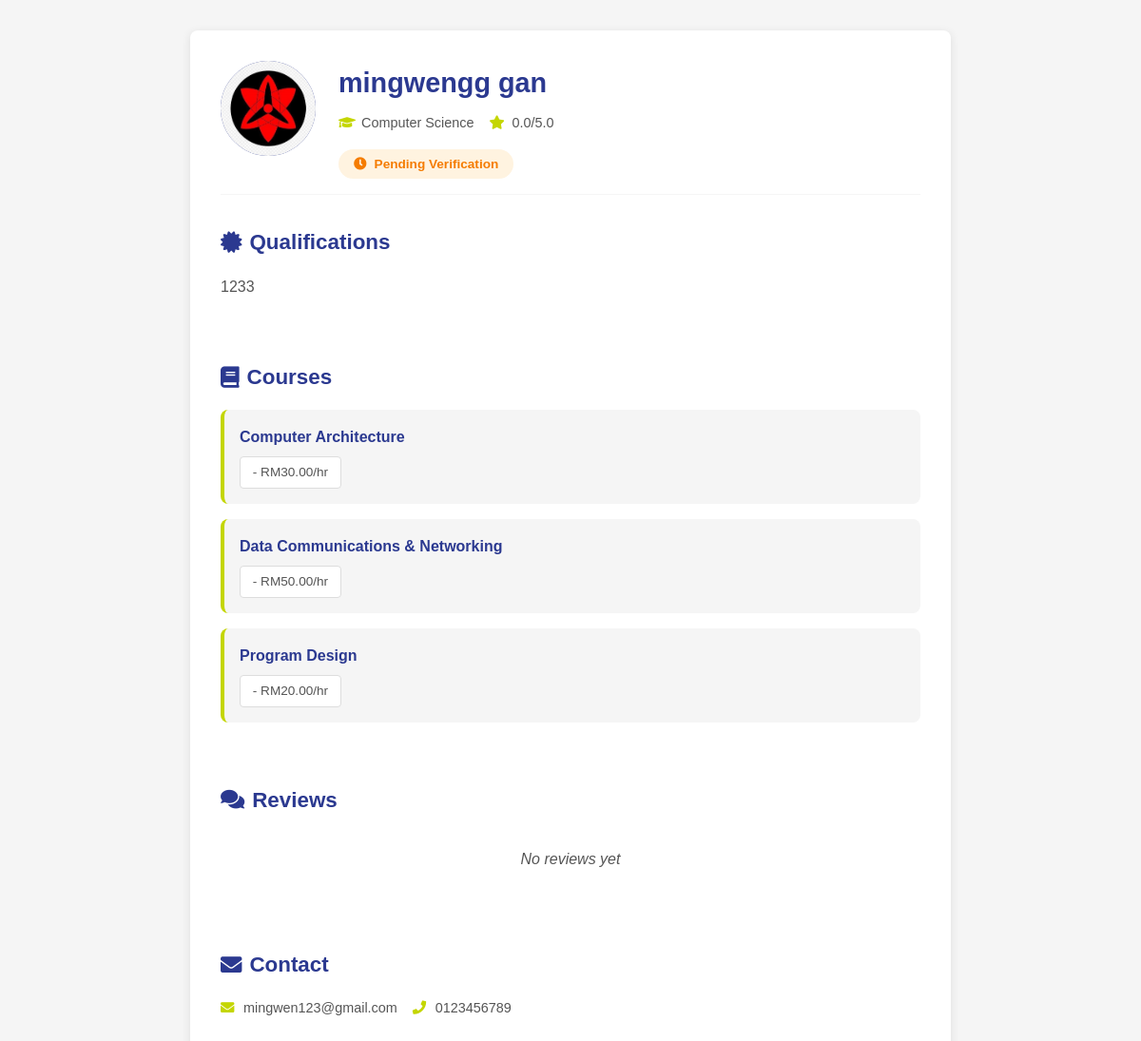
The page /get_tutor_details.php?id=16 (signed in) on the database as committed earlier.
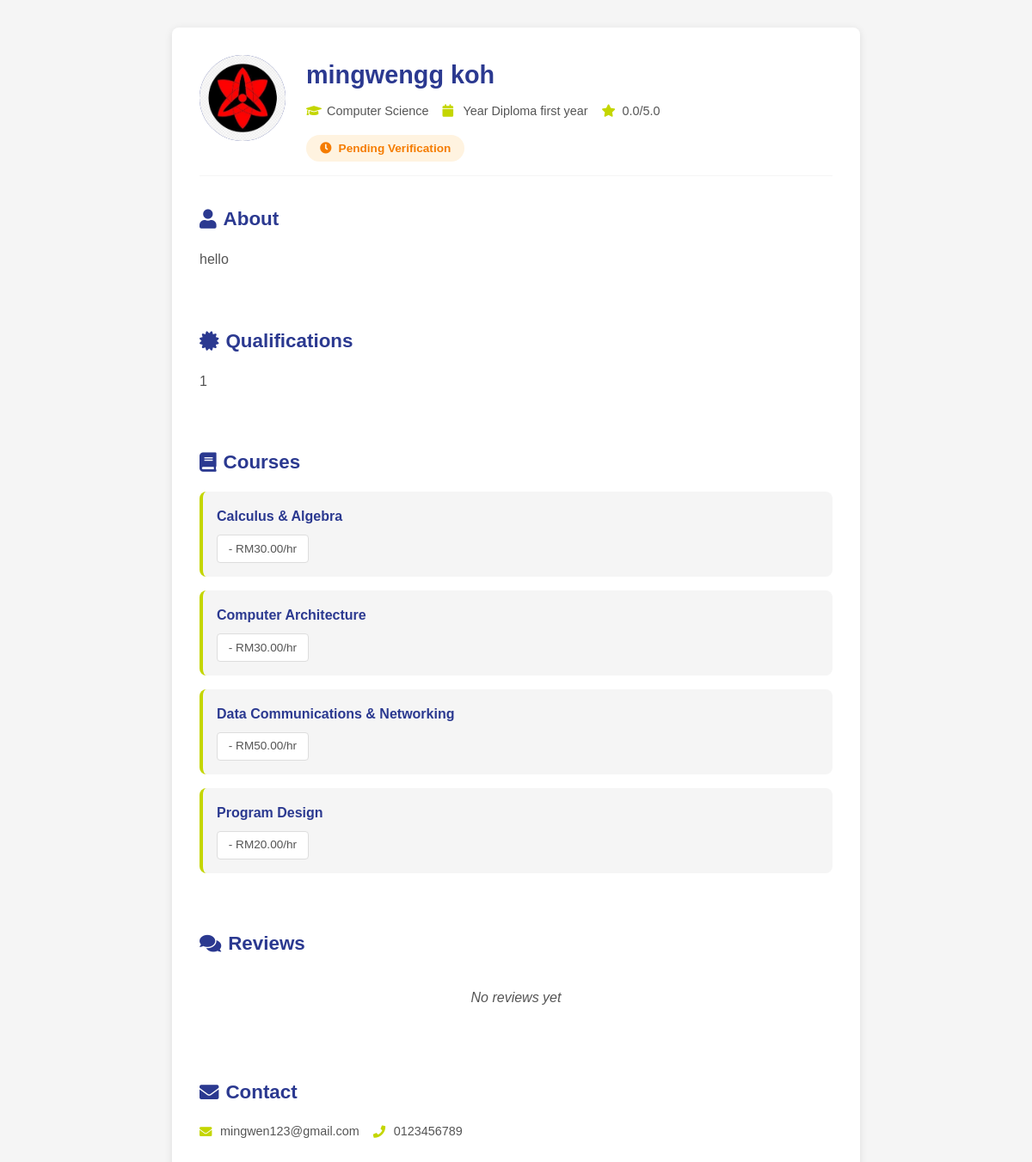
The same page on the database as committed later.
### tables this page shows
CREATE TABLE `user` (
  `user_id` int(11) NOT NULL,
  `username` varchar(50) NOT NULL,
  `password` varchar(255) DEFAULT NULL,
  `email` varchar(100) NOT NULL,
  `role` enum('student','tutor','admin') NOT NULL,
  `first_name` varchar(50) NOT NULL,
  `last_name` varchar(50) NOT NULL,
  `phone` varchar(20) DEFAULT NULL,
  `profile_image` varchar(255) DEFAULT NULL,
  `is_active` tinyint(1) DEFAULT 1,
  `created_at` timestamp NOT NULL DEFAULT current_timestamp(),
  `last_login` datetime DEFAULT NULL
);

CREATE TABLE `tutorprofile` (
  `user_id` int(11) NOT NULL,
  `major` varchar(100) DEFAULT NULL,
  `year` varchar(50) DEFAULT NULL,
  `bio` text DEFAULT NULL,
  `qualifications` text DEFAULT NULL,
  `is_verified` tinyint(1) DEFAULT 0,
  `rating` decimal(3,2) DEFAULT 0.00,
  `total_sessions` int(11) DEFAULT 0
);

CREATE TABLE `tutorsubject` (
  `id` int(11) NOT NULL,
  `tutor_id` int(11) NOT NULL,
  `course_id` int(11) DEFAULT NULL,
  `hourly_rate` decimal(10,2) NOT NULL DEFAULT 0.00
);

CREATE TABLE `course` (
  `id` int(11) NOT NULL,
  `course_name` varchar(100) NOT NULL,
  `details` text DEFAULT NULL,
  `status` enum('active','inactive') DEFAULT 'active',
  `created_at` timestamp NOT NULL DEFAULT current_timestamp(),
  `updated_at` timestamp NOT NULL DEFAULT current_timestamp() ON UPDATE current_timestamp()
);

### get_tutor_details.php (the view, shortened to what this page needs)
<?php
require_once 'db_connection.php';
$tutor_id = isset($_GET['id']) ? (int)$_GET['id'] : 0;
try {
    $stmt = $conn->prepare("
        SELECT u.user_id, u.first_name, u.last_name, u.email, u.phone, u.profile_image,
               tp.major, tp.year, tp.bio, tp.qualifications, tp.is_verified, tp.rating, tp.total_sessions
        FROM user u
        LEFT JOIN tutorprofile tp ON u.user_id = tp.user_id
        WHERE u.user_id = ? AND u.role = 'tutor'
    ");
    $stmt->bind_param("i", $tutor_id);
    $stmt->execute();
    $result = $stmt->get_result();
    $tutor = $result->fetch_assoc();
    $stmt = $conn->prepare("
        SELECT c.course_name, ts.hourly_rate
        FROM tutorsubject ts
        LEFT JOIN course c ON ts.course_id = c.id
        WHERE ts.tutor_id = ?
        ORDER BY c.course_name
    ");
    $stmt->bind_param("i", $tutor_id);
    $stmt->execute();
    $result = $stmt->get_result();
    $courses = $result->fetch_all(MYSQLI_ASSOC);
    $stmt = $conn->prepare("
        SELECT r.rating, r.comment, r.created_at,
               u.first_name, u.last_name
        FROM review r
        JOIN user u ON r.student_id = u.user_id
        WHERE r.tutor_id = ? AND r.is_approved = 1
        ORDER BY r.created_at DESC
        LIMIT 5
    ");
    $stmt->bind_param("i", $tutor_id);
    $stmt->execute();
    $result = $stmt->get_result();
    $reviews = $result->fetch_all(MYSQLI_ASSOC);
} catch (Exception $e) {
    error_log("Error in get_tutor_details.php: " . $e->getMessage());
    echo '<!DOCTYPE html><html><body><div class="error-message">Error loading tutor details: ' . htmlspecialchars($e->getMessage()) . '</div></body></html>';
    exit();
}
?>
<!DOCTYPE html>
<html lang="en">
<head>
    <link rel="stylesheet" href="https://cdnjs.cloudflare.com/ajax/libs/font-awesome/5.15.4/css/all.min.css">
</head>
<body>
    <div class="container">
        <div class="tutor-profile">
            <div class="tutor-header">
                <div class="tutor-avatar-large">
                    <?php if ($tutor['profile_image']): ?>
                        <img src="<?php echo htmlspecialchars($tutor['profile_image']); ?>"
                             alt="<?php echo htmlspecialchars($tutor['first_name']); ?>">
                    <?php else: ?>
                        <?php echo strtoupper(substr($tutor['first_name'], 0, 1)); ?>
                    <?php endif; ?>
                </div>
                <div class="tutor-info">
                    <h2><?php echo htmlspecialchars($tutor['first_name'] . ' ' . $tutor['last_name']); ?></h2>
                    <div class="tutor-meta">
                        <?php if ($tutor['major']): ?>
                            <div class="meta-item">
                                <i class="fas fa-graduation-cap"></i>
                                <span><?php echo htmlspecialchars($tutor['major']); ?></span>
                            </div>
                        <?php endif; ?>
                        <?php if ($tutor['year']): ?>
                            <div class="meta-item">
                                <i class="fas fa-calendar"></i>
                                <span>Year <?php echo htmlspecialchars($tutor['year']); ?></span>
                            </div>
                        <?php endif; ?>
                        <?php if ($tutor['rating']): ?>
                            <div class="meta-item">
                                <i class="fas fa-star"></i>
                                <span><?php echo number_format($tutor['rating'], 1); ?>/5.0</span>
                            </div>
                        <?php endif; ?>
                    </div>
                    <div class="verification-badge <?php echo $tutor['is_verified'] ? 'verified' : 'unverified'; ?>">
                        <i class="fas <?php echo $tutor['is_verified'] ? 'fa-check-circle' : 'fa-clock'; ?>"></i>
                        <?php echo $tutor['is_verified'] ? 'Verified Tutor' : 'Pending Verification'; ?>
                    </div>
                </div>
            </div>
            <?php if ($tutor['bio']): ?>
                <div class="section">
                    <h3><i class="fas fa-user"></i> About</h3>
                    <p><?php echo nl2br(htmlspecialchars($tutor['bio'])); ?></p>
                </div>
            <?php endif; ?>
            <?php if ($tutor['qualifications']): ?>
                <div class="section">
                    <h3><i class="fas fa-certificate"></i> Qualifications</h3>
                    <p><?php echo nl2br(htmlspecialchars($tutor['qualifications'])); ?></p>
                </div>
            <?php endif; ?>
            <?php if (!empty($courses)): ?>
                <div class="section">
                    <h3><i class="fas fa-book"></i> Courses</h3>
                    <div class="courses-grid">
                        <?php foreach ($courses as $course): ?>
                            <div class="course-item">
                                <div class="course-name">
                                    <?php echo htmlspecialchars($course['course_name'] ?: 'Unnamed Course'); ?>
                                </div>
                                <div class="course-tag">
                                    <?php if ($course['hourly_rate']): ?>
                                        - RM<?php echo number_format($course['hourly_rate'], 2); ?>/hr
                                    <?php endif; ?>
                                </div>
                            </div>
                        <?php endforeach; ?>
                    </div>
                </div>
            <?php endif; ?>
            <?php if (!empty($reviews)): ?>
                <div class="section">
                    <h3><i class="fas fa-comments"></i> Recent Reviews</h3>
                    <div class="reviews-list">
                        <?php foreach ($reviews as $review): ?>
                            <div class="review-item">
                                <div class="review-header">
                                    <span class="reviewer-name">
                                        <?php echo htmlspecialchars($review['first_name'] . ' ' . substr($review['last_name'], 0, 1) . '.'); ?>
                                    </span>
                                    <span class="review-date">
                                        <?php echo date('M j, Y', strtotime($review['created_at'])); ?>
                                    </span>
                                </div>
                                <div class="review-rating">
                                    <?php for ($i = 1; $i <= 5; $i++): ?>
                                        <i class="fas fa-star <?php echo $i <= $review['rating'] ? 'review-star' : 'review-star empty'; ?>"></i>
                                    <?php endfor; ?>
                                </div>
                                <?php if ($review['comment']): ?>
                                    <p><?php echo htmlspecialchars($review['comment']); ?></p>
                                <?php endif; ?>
                            </div>
                        <?php endforeach; ?>
                    </div>
                </div>
            <?php else: ?>
                <div class="section">
                    <h3><i class="fas fa-comments"></i> Reviews</h3>
                    <div class="no-data">No reviews yet</div>
                </div>
            <?php endif; ?>
            <div class="section">
                <h3><i class="fas fa-envelope"></i> Contact</h3>
                <div class="tutor-meta">
                    <div class="meta-item">
                        <i class="fas fa-envelope"></i>
                        <span><?php echo htmlspecialchars($tutor['email']); ?></span>
                    </div>
                    <?php if ($tutor['phone']): ?>
                        <div class="meta-item">
                            <i class="fas fa-phone"></i>
                            <span><?php echo htmlspecialchars($tutor['phone']); ?></span>
                        </div>
                    <?php endif; ?>
                </div>
            </div>
        </div>
    </div>
</body>
</html>

### get_tutor_details.php (style rules this page uses)
:root { --primary: #2B3990; --secondary: #C4D600; --light: #F5F5F5; --dark-gray: #555; --danger: #dc3545; --success: #28a745; }
* { box-sizing: border-box; margin: 0; padding: 0; }
body { font-family: 'Arial', sans-serif; background-color: var(--light); color: var(--dark-gray); line-height: 1.6; padding: 2rem; }
.container { max-width: 800px; margin: 0 auto; background: white; padding: 2rem; border-radius: 8px; box-shadow: 0 2px 10px rgba(0, 0, 0, 0.1); }
.tutor-profile { display: flex; flex-direction: column; gap: 2rem; }
.tutor-header { display: flex; gap: 1.5rem; align-items: flex-start; padding-bottom: 1rem; border-bottom: 1px solid var(--light); }
.tutor-avatar-large { width: 100px; height: 100px; border-radius: 50%; background: var(--primary); display: flex; align-items: center; justify-content: center; color: white; font-size: 2rem; font-weight: bold; overflow: hidden; flex-shrink: 0; }
.tutor-avatar-large img { width: 100%; height: 100%; object-fit: cover; }
.tutor-info h2 { color: var(--primary); margin-bottom: 0.5rem; font-size: 1.8rem; }
.tutor-meta { display: flex; flex-wrap: wrap; gap: 1rem; margin-bottom: 1rem; }
.meta-item { display: flex; align-items: center; gap: 0.5rem; font-size: 0.9rem; color: var(--dark-gray); }
.meta-item i { color: var(--secondary); width: 16px; }
.verification-badge { display: inline-flex; align-items: center; gap: 0.5rem; padding: 0.3rem 1rem; border-radius: 20px; font-size: 0.85rem; font-weight: bold; }
.unverified { background: #fff3e0; color: #f57c00; }
.section { margin-bottom: 2rem; }
.section h3 { color: var(--primary); margin-bottom: 1rem; font-size: 1.4rem; display: flex; align-items: center; gap: 0.5rem; }
.courses-grid { display: grid; gap: 1rem; }
.course-item { background: var(--light); padding: 1rem; border-radius: 8px; border-left: 4px solid var(--secondary); }
.course-name { font-weight: bold; color: var(--primary); margin-bottom: 0.5rem; }
.course-tag { background: white; padding: 0.3rem 0.8rem; border-radius: 4px; font-size: 0.85rem; color: var(--dark-gray); border: 1px solid #ddd; display: inline-block; }
.no-data { text-align: center; color: var(--dark-gray); font-style: italic; padding: 1rem; }

Rows that differ between the two databases and show on the page:
no longer on this page (row edited): user: profile_image (picture), first_name+last_name "mingwengg gan", tutorprofile.major "Computer Science", tutorprofile.rating "0.0", tutorprofile.qualifications "1233", email "mingwen123@gmail.com", phone "0123456789"
now on this page (row edited): tutorprofile: user_id.profile_image (picture), user_id.last_name "mingwengg koh", major "Computer Science", year "Diploma first year", rating "0.0", bio "hello", qualifications "1", user_id.email "mingwen123@gmail.com", user_id.phone "0123456789"
changed tutorprofile: year empty → "Diploma first year" (drawn); bio empty → "hello" (drawn)
added tutorsubject: course.course_name "Calculus & Algebra", hourly_rate "30.00"
Other text that changed with them:
text now shown: "Year About"
